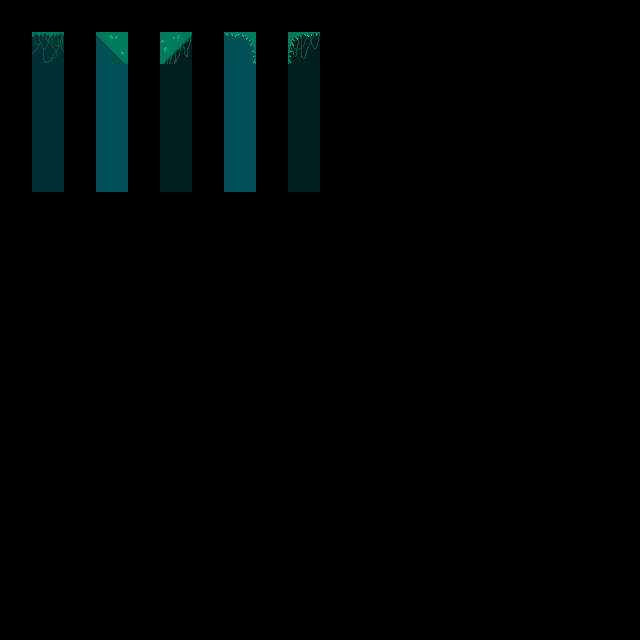

A 2D game scene composited from a Tiled map and its tileset images. What follows is a short description and the map's XML, with every tile layer's data as written:
An orthogonal 20x20 tile map with 32x32 px tiles, 4 tile layers (regions_input, regions_output, output_background, input_ground).

<map version="1.9" tiledversion="1.9.0" orientation="orthogonal" renderorder="right-down" width="20" height="20" tilewidth="32" tileheight="32" infinite="0" nextlayerid="5" nextobjectid="1">
 <tileset firstgid="1" source="../../Tilesets/forest-tiles.tsx" />
 <layer id="1" name="regions_input" width="20" height="20">
  <data encoding="csv">
0,0,0,0,0,0,0,0,0,0,0,0,0,0,0,0,0,0,0,0,
0,57,0,57,0,57,0,57,0,57,0,0,0,0,0,0,0,0,0,0,
0,0,0,0,0,0,0,0,0,0,0,0,0,0,0,0,0,0,0,0,
0,0,0,0,0,0,0,0,0,0,0,0,0,0,0,0,0,0,0,0,
0,0,0,0,0,0,0,0,0,0,0,0,0,0,0,0,0,0,0,0,
0,0,0,0,0,0,0,0,0,0,0,0,0,0,0,0,0,0,0,0,
0,0,0,0,0,0,0,0,0,0,0,0,0,0,0,0,0,0,0,0,
0,0,0,0,0,0,0,0,0,0,0,0,0,0,0,0,0,0,0,0,
0,0,0,0,0,0,0,0,0,0,0,0,0,0,0,0,0,0,0,0,
0,0,0,0,0,0,0,0,0,0,0,0,0,0,0,0,0,0,0,0,
0,0,0,0,0,0,0,0,0,0,0,0,0,0,0,0,0,0,0,0,
0,0,0,0,0,0,0,0,0,0,0,0,0,0,0,0,0,0,0,0,
0,0,0,0,0,0,0,0,0,0,0,0,0,0,0,0,0,0,0,0,
0,0,0,0,0,0,0,0,0,0,0,0,0,0,0,0,0,0,0,0,
0,0,0,0,0,0,0,0,0,0,0,0,0,0,0,0,0,0,0,0,
0,0,0,0,0,0,0,0,0,0,0,0,0,0,0,0,0,0,0,0,
0,0,0,0,0,0,0,0,0,0,0,0,0,0,0,0,0,0,0,0,
0,0,0,0,0,0,0,0,0,0,0,0,0,0,0,0,0,0,0,0,
0,0,0,0,0,0,0,0,0,0,0,0,0,0,0,0,0,0,0,0,
0,0,0,0,0,0,0,0,0,0,0,0,0,0,0,0,0,0,0,0
</data>
 </layer>
 <layer id="4" name="regions_output" width="20" height="20">
  <data encoding="csv">
0,0,0,0,0,0,0,0,0,0,0,0,0,0,0,0,0,0,0,0,
0,49,0,49,0,49,0,49,0,49,0,0,0,0,0,0,0,0,0,0,
0,49,0,49,0,49,0,49,0,49,0,0,0,0,0,0,0,0,0,0,
0,49,0,49,0,49,0,49,0,49,0,0,0,0,0,0,0,0,0,0,
0,49,0,49,0,49,0,49,0,49,0,0,0,0,0,0,0,0,0,0,
0,49,0,49,0,49,0,49,0,49,0,0,0,0,0,0,0,0,0,0,
0,0,0,0,0,0,0,0,0,0,0,0,0,0,0,0,0,0,0,0,
0,0,0,0,0,0,0,0,0,0,0,0,0,0,0,0,0,0,0,0,
0,0,0,0,0,0,0,0,0,0,0,0,0,0,0,0,0,0,0,0,
0,0,0,0,0,0,0,0,0,0,0,0,0,0,0,0,0,0,0,0,
0,0,0,0,0,0,0,0,0,0,0,0,0,0,0,0,0,0,0,0,
0,0,0,0,0,0,0,0,0,0,0,0,0,0,0,0,0,0,0,0,
0,0,0,0,0,0,0,0,0,0,0,0,0,0,0,0,0,0,0,0,
0,0,0,0,0,0,0,0,0,0,0,0,0,0,0,0,0,0,0,0,
0,0,0,0,0,0,0,0,0,0,0,0,0,0,0,0,0,0,0,0,
0,0,0,0,0,0,0,0,0,0,0,0,0,0,0,0,0,0,0,0,
0,0,0,0,0,0,0,0,0,0,0,0,0,0,0,0,0,0,0,0,
0,0,0,0,0,0,0,0,0,0,0,0,0,0,0,0,0,0,0,0,
0,0,0,0,0,0,0,0,0,0,0,0,0,0,0,0,0,0,0,0,
0,0,0,0,0,0,0,0,0,0,0,0,0,0,0,0,0,0,0,0
</data>
 </layer>
 <layer id="3" name="output_background" width="20" height="20">
  <data encoding="csv">
0,0,0,0,0,0,0,0,0,0,0,0,0,0,0,0,0,0,0,0,
0,62,0,45,0,47,0,45,0,47,0,0,0,0,0,0,0,0,0,0,
0,62,0,45,0,47,0,45,0,47,0,0,0,0,0,0,0,0,0,0,
0,62,0,45,0,47,0,45,0,47,0,0,0,0,0,0,0,0,0,0,
0,62,0,45,0,47,0,45,0,47,0,0,0,0,0,0,0,0,0,0,
0,62,0,45,0,47,0,45,0,47,0,0,0,0,0,0,0,0,0,0,
0,0,0,0,0,0,0,0,0,0,0,0,0,0,0,0,0,0,0,0,
0,0,0,0,0,0,0,0,0,0,0,0,0,0,0,0,0,0,0,0,
0,0,0,0,0,0,0,0,0,0,0,0,0,0,0,0,0,0,0,0,
0,0,0,0,0,0,0,0,0,0,0,0,0,0,0,0,0,0,0,0,
0,0,0,0,0,0,0,0,0,0,0,0,0,0,0,0,0,0,0,0,
0,0,0,0,0,0,0,0,0,0,0,0,0,0,0,0,0,0,0,0,
0,0,0,0,0,0,0,0,0,0,0,0,0,0,0,0,0,0,0,0,
0,0,0,0,0,0,0,0,0,0,0,0,0,0,0,0,0,0,0,0,
0,0,0,0,0,0,0,0,0,0,0,0,0,0,0,0,0,0,0,0,
0,0,0,0,0,0,0,0,0,0,0,0,0,0,0,0,0,0,0,0,
0,0,0,0,0,0,0,0,0,0,0,0,0,0,0,0,0,0,0,0,
0,0,0,0,0,0,0,0,0,0,0,0,0,0,0,0,0,0,0,0,
0,0,0,0,0,0,0,0,0,0,0,0,0,0,0,0,0,0,0,0,
0,0,0,0,0,0,0,0,0,0,0,0,0,0,0,0,0,0,0,0
</data>
 </layer>
 <layer id="2" name="input_ground" width="20" height="20">
  <data encoding="csv">
0,0,0,0,0,0,0,0,0,0,0,0,0,0,0,0,0,0,0,0,
0,35,0,26,0,28,0,14,0,15,0,0,0,0,0,0,0,0,0,0,
0,0,0,0,0,0,0,0,0,0,0,0,0,0,0,0,0,0,0,0,
0,0,0,0,0,0,0,0,0,0,0,0,0,0,0,0,0,0,0,0,
0,0,0,0,0,0,0,0,0,0,0,0,0,0,0,0,0,0,0,0,
0,0,0,0,0,0,0,0,0,0,0,0,0,0,0,0,0,0,0,0,
0,0,0,0,0,0,0,0,0,0,0,0,0,0,0,0,0,0,0,0,
0,0,0,0,0,0,0,0,0,0,0,0,0,0,0,0,0,0,0,0,
0,0,0,0,0,0,0,0,0,0,0,0,0,0,0,0,0,0,0,0,
0,0,0,0,0,0,0,0,0,0,0,0,0,0,0,0,0,0,0,0,
0,0,0,0,0,0,0,0,0,0,0,0,0,0,0,0,0,0,0,0,
0,0,0,0,0,0,0,0,0,0,0,0,0,0,0,0,0,0,0,0,
0,0,0,0,0,0,0,0,0,0,0,0,0,0,0,0,0,0,0,0,
0,0,0,0,0,0,0,0,0,0,0,0,0,0,0,0,0,0,0,0,
0,0,0,0,0,0,0,0,0,0,0,0,0,0,0,0,0,0,0,0,
0,0,0,0,0,0,0,0,0,0,0,0,0,0,0,0,0,0,0,0,
0,0,0,0,0,0,0,0,0,0,0,0,0,0,0,0,0,0,0,0,
0,0,0,0,0,0,0,0,0,0,0,0,0,0,0,0,0,0,0,0,
0,0,0,0,0,0,0,0,0,0,0,0,0,0,0,0,0,0,0,0,
0,0,0,0,0,0,0,0,0,0,0,0,0,0,0,0,0,0,0,0
</data>
 </layer>
</map>
